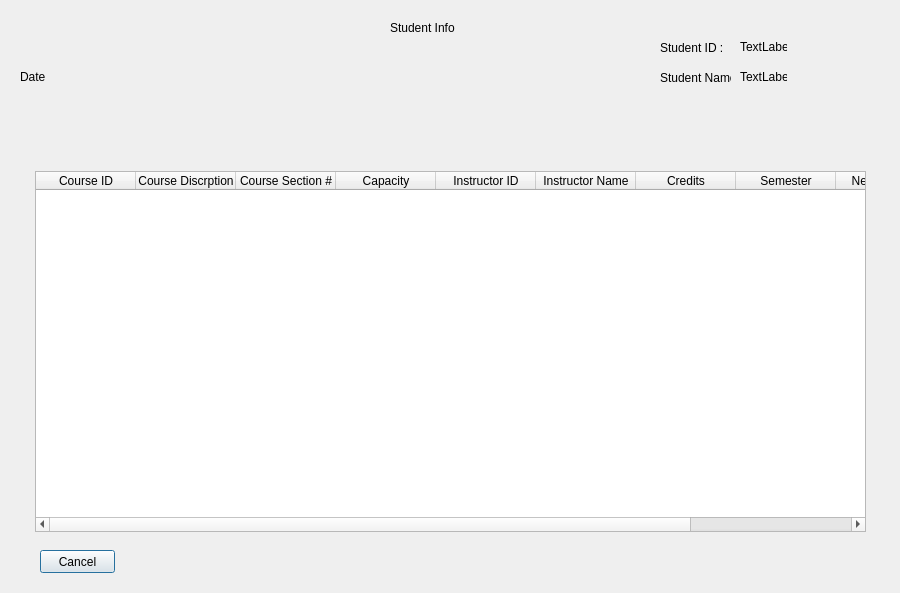
<?xml version="1.0" encoding="UTF-8"?>
<ui version="4.0">
 <class>Dialog</class>
 <widget class="QDialog" name="Dialog">
  <property name="geometry">
   <rect>
    <x>0</x>
    <y>0</y>
    <width>900</width>
    <height>593</height>
   </rect>
  </property>
  <property name="windowTitle">
   <string>Dialog</string>
  </property>
  <widget class="QLabel" name="date">
   <property name="geometry">
    <rect>
     <x>20</x>
     <y>70</y>
     <width>47</width>
     <height>13</height>
    </rect>
   </property>
   <property name="text">
    <string>Date</string>
   </property>
  </widget>
  <widget class="QLabel" name="label_2">
   <property name="geometry">
    <rect>
     <x>660</x>
     <y>70</y>
     <width>71</width>
     <height>16</height>
    </rect>
   </property>
   <property name="text">
    <string>Student Name :</string>
   </property>
  </widget>
  <widget class="QLabel" name="label_7">
   <property name="geometry">
    <rect>
     <x>390</x>
     <y>20</y>
     <width>71</width>
     <height>16</height>
    </rect>
   </property>
   <property name="text">
    <string>Student Info</string>
   </property>
  </widget>
  <widget class="QPushButton" name="cancel">
   <property name="geometry">
    <rect>
     <x>40</x>
     <y>550</y>
     <width>75</width>
     <height>23</height>
    </rect>
   </property>
   <property name="text">
    <string>Cancel</string>
   </property>
  </widget>
  <widget class="QLabel" name="label_12">
   <property name="geometry">
    <rect>
     <x>660</x>
     <y>40</y>
     <width>71</width>
     <height>16</height>
    </rect>
   </property>
   <property name="text">
    <string>Student ID :</string>
   </property>
  </widget>
  <widget class="QLabel" name="idNum">
   <property name="geometry">
    <rect>
     <x>740</x>
     <y>40</y>
     <width>47</width>
     <height>13</height>
    </rect>
   </property>
   <property name="text">
    <string>TextLabel</string>
   </property>
  </widget>
  <widget class="QLabel" name="stdName">
   <property name="geometry">
    <rect>
     <x>740</x>
     <y>70</y>
     <width>47</width>
     <height>13</height>
    </rect>
   </property>
   <property name="text">
    <string>TextLabel</string>
   </property>
  </widget>
  <widget class="QTableWidget" name="infoDisplay">
   <property name="geometry">
    <rect>
     <x>35</x>
     <y>171</y>
     <width>831</width>
     <height>361</height>
    </rect>
   </property>
   <column>
    <property name="text">
     <string>Course ID</string>
    </property>
   </column>
   <column>
    <property name="text">
     <string>Course Discrption</string>
    </property>
   </column>
   <column>
    <property name="text">
     <string>Course Section #</string>
    </property>
   </column>
   <column>
    <property name="text">
     <string>Capacity</string>
    </property>
   </column>
   <column>
    <property name="text">
     <string>Instructor ID</string>
    </property>
   </column>
   <column>
    <property name="text">
     <string>Instructor Name</string>
    </property>
   </column>
   <column>
    <property name="text">
     <string>Credits</string>
    </property>
   </column>
   <column>
    <property name="text">
     <string>Semester</string>
    </property>
   </column>
   <column>
    <property name="text">
     <string>New Column</string>
    </property>
   </column>
   <column>
    <property name="text">
     <string>Flags</string>
    </property>
   </column>
  </widget>
 </widget>
 <resources/>
 <connections/>
</ui>
